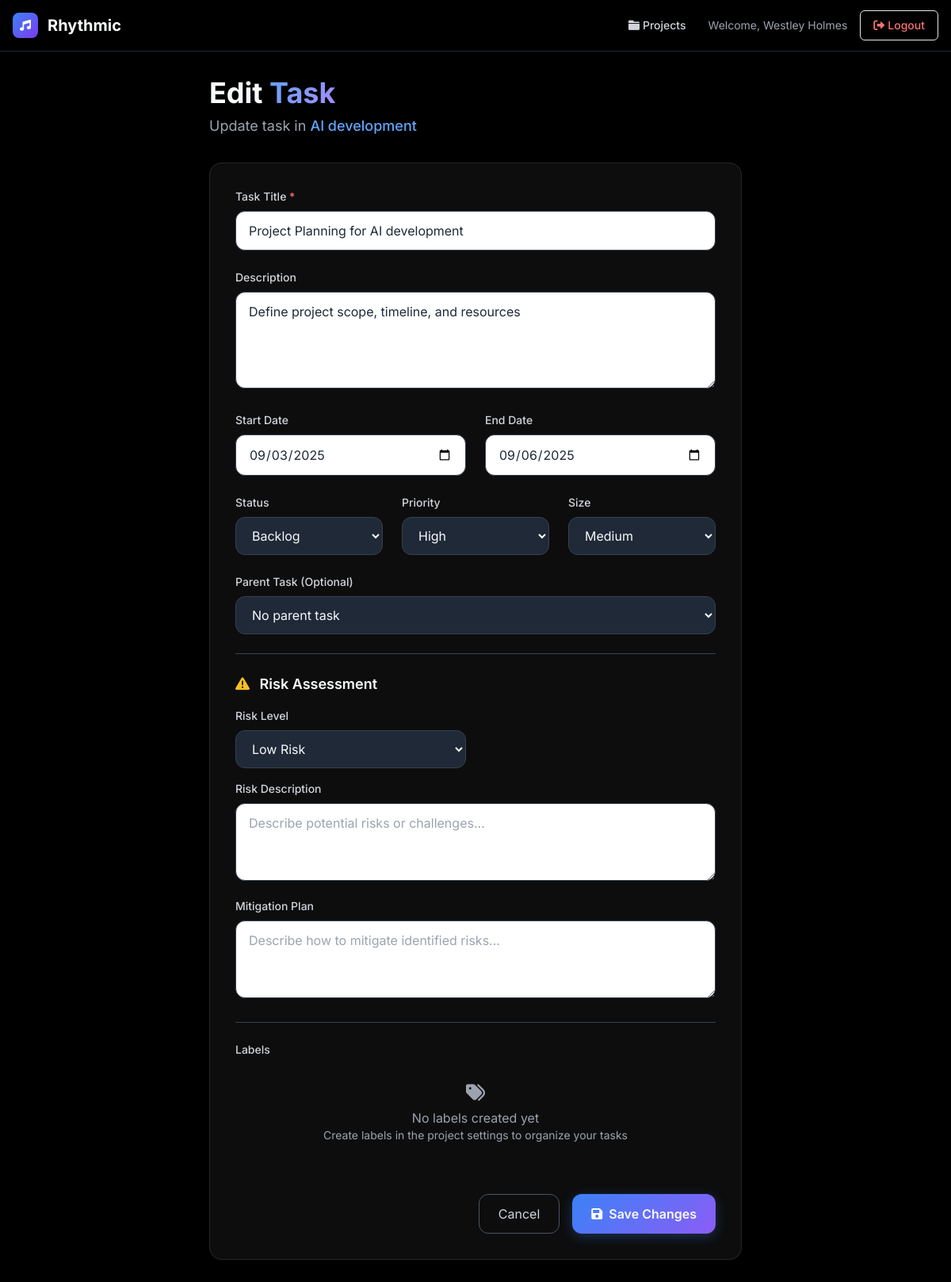
The page /projects/2/tasks/1/edit (signed in) on the database its author committed.
### app.py (models this page shows)
class User(UserMixin, db.Model):
    id = db.Column(db.Integer, primary_key=True)
    email = db.Column(db.String(120), unique=True, nullable=False)
    name = db.Column(db.String(100), nullable=False)
    password_hash = db.Column(db.String(128))
    provider = db.Column(db.String(50), default='local')  # 'local', 'google', 'microsoft'
    provider_id = db.Column(db.String(120))  # OAuth provider user ID
    avatar_url = db.Column(db.String(200))  # Profile picture URL
    created_at = db.Column(db.DateTime, default=datetime.utcnow)
    projects = db.relationship('Project', backref='owner', lazy=True)

class Project(db.Model):
    id = db.Column(db.Integer, primary_key=True)
    name = db.Column(db.String(200), nullable=False)
    description = db.Column(db.Text)
    owner_id = db.Column(db.Integer, db.ForeignKey('user.id'), nullable=False)
    created_at = db.Column(db.DateTime, default=datetime.utcnow)
    updated_at = db.Column(db.DateTime, default=datetime.utcnow, onupdate=datetime.utcnow)
    vision = db.Column(db.Text)
    problems = db.Column(db.Text)
    timeline = db.Column(db.Text)
    impact = db.Column(db.Text)
    goals = db.Column(db.Text)
    tasks = db.relationship('Task', backref='project', lazy=True, cascade='all, delete-orphan')

class Task(db.Model):
    id = db.Column(db.Integer, primary_key=True)
    title = db.Column(db.String(200), nullable=False)
    description = db.Column(db.Text)
    project_id = db.Column(db.Integer, db.ForeignKey('project.id'), nullable=False)
    owner_id = db.Column(db.Integer, db.ForeignKey('user.id'), nullable=False)
    start_date = db.Column(db.Date)
    end_date = db.Column(db.Date)
    status = db.Column(db.String(50), default='backlog')
    priority = db.Column(db.String(20), default='medium')
    size = db.Column(db.String(20), default='medium')
    parent_id = db.Column(db.Integer, db.ForeignKey('task.id'))
    sort_order = db.Column(db.Integer, default=0)  # For drag-and-drop reordering
    risk_level = db.Column(db.String(20), default='low')  # low, medium, high, critical
    risk_description = db.Column(db.Text)  # Description of potential risks
    mitigation_plan = db.Column(db.Text)  # Plan to mitigate identified risks
    is_expanded = db.Column(db.Boolean, default=True)  # For hierarchy view
    created_at = db.Column(db.DateTime, default=datetime.utcnow)
    updated_at = db.Column(db.DateTime, default=datetime.utcnow, onupdate=datetime.utcnow)
    owner = db.relationship('User', backref='tasks')
    children = db.relationship('Task', backref=db.backref('parent', remote_side=[id]), lazy=True)
    labels = db.relationship('Label', secondary='task_labels', back_populates='tasks')
    dependencies = db.relationship('TaskDependency', foreign_keys='TaskDependency.task_id', back_populates='task')
    dependents = db.relationship('TaskDependency', foreign_keys='TaskDependency.depends_on_id', back_populates='depends_on')

### app.py (the view, shortened to what this page needs)
@app.route('/projects/<int:project_id>/tasks/<int:task_id>/edit', methods=['GET', 'POST'])
@login_required
def edit_task(project_id, task_id):
    project = Project.query.get_or_404(project_id)
    task = Task.query.get_or_404(task_id)
    if project.owner_id != current_user.id or task.project_id != project_id:
        flash('Access denied')
        return redirect(url_for('projects'))
    tasks = Task.query.filter_by(project_id=project_id).filter(Task.id != task_id).all()
    labels = Label.query.filter_by(project_id=project_id).all()
    return render_template('edit_task.html', project=project, task=task, tasks=tasks, labels=labels)

### templates/edit_task.html (shortened to what this page needs)
{% extends "base.html" %}
{% block content %}
<div class="max-w-7xl mx-auto px-4 py-8">
    <div class="max-w-2xl mx-auto">
        <div class="mb-8">
            <h1 class="text-4xl font-bold text-white mb-2">
                Edit <span class="gradient-text">Task</span>
            </h1>
            <p class="text-gray-400 text-lg">Update task in <span class="text-blue-400 font-medium">{{ project.name }}</span></p>
        </div>
        <div class="glass rounded-2xl p-8">
            <form method="POST" class="space-y-6">
                <div>
                    <label for="title" class="block text-sm font-medium text-gray-300 mb-2">
                        Task Title <span class="text-red-400">*</span>
                    </label>
                    <input type="text" id="title" name="title" required value="{{ task.title }}"
                           class="w-full px-4 py-3 bg-gray-800/50 border border-gray-700 rounded-xl text-white placeholder-gray-400 focus:outline-none focus:ring-2 focus:ring-blue-500 focus:border-transparent transition-all duration-200"
                           placeholder="Enter task title">
                </div>
                <div>
                    <label for="description" class="block text-sm font-medium text-gray-300 mb-2">
                        Description
                    </label>
                    <textarea id="description" name="description" rows="4"
                              class="w-full px-4 py-3 bg-gray-800/50 border border-gray-700 rounded-xl text-white placeholder-gray-400 focus:outline-none focus:ring-2 focus:ring-blue-500 focus:border-transparent transition-all duration-200"
                              placeholder="Describe the task details...">{{ task.description or '' }}</textarea>
                </div>
                <div class="grid grid-cols-1 md:grid-cols-2 gap-6">
                    <div>
                        <label for="start_date" class="block text-sm font-medium text-gray-300 mb-2">
                            Start Date
                        </label>
                        <input type="date" id="start_date" name="start_date"
                               value="{{ task.start_date.strftime('%Y-%m-%d') if task.start_date else '' }}"
                               class="w-full px-4 py-3 bg-gray-800/50 border border-gray-700 rounded-xl text-white focus:outline-none focus:ring-2 focus:ring-blue-500 focus:border-transparent transition-all duration-200">
                    </div>
                    <div>
                        <label for="end_date" class="block text-sm font-medium text-gray-300 mb-2">
                            End Date
                        </label>
                        <input type="date" id="end_date" name="end_date"
                               value="{{ task.end_date.strftime('%Y-%m-%d') if task.end_date else '' }}"
                               class="w-full px-4 py-3 bg-gray-800/50 border border-gray-700 rounded-xl text-white focus:outline-none focus:ring-2 focus:ring-blue-500 focus:border-transparent transition-all duration-200">
                    </div>
                </div>
                <div class="grid grid-cols-1 md:grid-cols-3 gap-6">
                    <div>
                        <label for="status" class="block text-sm font-medium text-gray-300 mb-2">
                            Status
                        </label>
                        <select id="status" name="status"
                                class="w-full px-4 py-3 bg-gray-800/50 border border-gray-700 rounded-xl text-white focus:outline-none focus:ring-2 focus:ring-blue-500 focus:border-transparent transition-all duration-200">
                            <option value="backlog" {% if task.status == 'backlog' %}selected{% endif %}>Backlog</option>
                        </select>
                    </div>
                    <div>
                        <label for="priority" class="block text-sm font-medium text-gray-300 mb-2">
                            Priority
                        </label>
                        <select id="priority" name="priority"
                                class="w-full px-4 py-3 bg-gray-800/50 border border-gray-700 rounded-xl text-white focus:outline-none focus:ring-2 focus:ring-blue-500 focus:border-transparent transition-all duration-200">
                            <option value="high" {% if task.priority == 'high' %}selected{% endif %}>High</option>
                        </select>
                    </div>
                    <div>
                        <label for="size" class="block text-sm font-medium text-gray-300 mb-2">
                            Size
                        </label>
                        <select id="size" name="size"
                                class="w-full px-4 py-3 bg-gray-800/50 border border-gray-700 rounded-xl text-white focus:outline-none focus:ring-2 focus:ring-blue-500 focus:border-transparent transition-all duration-200">
                            <option value="medium" {% if task.size == 'medium' %}selected{% endif %}>Medium</option>
                        </select>
                    </div>
                </div>
                <div>
                    <label for="parent_id" class="block text-sm font-medium text-gray-300 mb-2">
                        Parent Task (Optional)
                    </label>
                    <select id="parent_id" name="parent_id"
                            class="w-full px-4 py-3 bg-gray-800/50 border border-gray-700 rounded-xl text-white focus:outline-none focus:ring-2 focus:ring-blue-500 focus:border-transparent transition-all duration-200">
                        <option value="">No parent task</option>
                    </select>
                </div>
                <div class="border-t border-gray-700 pt-6">
                    <h3 class="text-lg font-semibold text-white mb-4">
                        <i class="fas fa-exclamation-triangle mr-2 text-yellow-400"></i>
                        Risk Assessment
                    </h3>
                    <div class="grid grid-cols-1 md:grid-cols-2 gap-6">
                        <div>
                            <label for="risk_level" class="block text-sm font-medium text-gray-300 mb-2">
                                Risk Level
                            </label>
                            <select id="risk_level" name="risk_level"
                                    class="w-full px-4 py-3 bg-gray-800/50 border border-gray-700 rounded-xl text-white focus:outline-none focus:ring-2 focus:ring-blue-500 focus:border-transparent transition-all duration-200">
                                <option value="low" {% if task.risk_level == 'low' %}selected{% endif %}>Low Risk</option>
                            </select>
                        </div>
                    </div>
                    <div class="mt-4">
                        <label for="risk_description" class="block text-sm font-medium text-gray-300 mb-2">
                            Risk Description
                        </label>
                        <textarea id="risk_description" name="risk_description" rows="3"
                                  class="w-full px-4 py-3 bg-gray-800/50 border border-gray-700 rounded-xl text-white placeholder-gray-400 focus:outline-none focus:ring-2 focus:ring-blue-500 focus:border-transparent transition-all duration-200"
                                  placeholder="Describe potential risks or challenges...">{{ task.risk_description or '' }}</textarea>
                    </div>
                    <div class="mt-4">
                        <label for="mitigation_plan" class="block text-sm font-medium text-gray-300 mb-2">
                            Mitigation Plan
                        </label>
                        <textarea id="mitigation_plan" name="mitigation_plan" rows="3"
                                  class="w-full px-4 py-3 bg-gray-800/50 border border-gray-700 rounded-xl text-white placeholder-gray-400 focus:outline-none focus:ring-2 focus:ring-blue-500 focus:border-transparent transition-all duration-200"
                                  placeholder="Describe how to mitigate identified risks...">{{ task.mitigation_plan or '' }}</textarea>
                    </div>
                </div>
                <div class="border-t border-gray-700 pt-6">
                    <label class="block text-sm font-medium text-gray-300 mb-2">
                        Labels
                    </label>
                    <div class="space-y-3">
                        {% if labels %}
                            <div class="grid grid-cols-2 md:grid-cols-3 gap-3">
                                {% for label in labels %}
                                <label class="flex items-center space-x-3 p-3 bg-gray-800/30 border border-gray-700 rounded-xl hover:bg-gray-800/50 transition-all duration-200 cursor-pointer">
                                    <input type="checkbox" name="labels" value="{{ label.id }}"
                                           {% if label in task.labels %}checked{% endif %}
                                           class="rounded border-gray-600 text-blue-600 focus:ring-blue-500">
                                    <div class="flex items-center space-x-2">
                                        <i class="{{ label.icon }}" style="color: {{ label.color }}"></i>
                                        <span class="text-white text-sm">{{ label.name }}</span>
                                    </div>
                                </label>
                                {% endfor %}
                            </div>
                        {% else %}
                            <div class="text-center py-6 text-gray-400">
                                <i class="fas fa-tags text-2xl mb-2"></i>
                                <p>No labels created yet</p>
                                <p class="text-sm">Create labels in the project settings to organize your tasks</p>
                            </div>
                        {% endif %}
                    </div>
                </div>
                <div class="flex justify-end space-x-4 pt-4">
                    <a href="{{ url_for('view_project', id=project.id) }}" class="px-6 py-3 border border-gray-600 rounded-xl text-gray-300 hover:bg-gray-800/50 hover:text-white transition-all duration-200">
                        Cancel
                    </a>
                    <button type="submit" class="btn-primary text-white px-6 py-3 rounded-xl font-semibold inline-flex items-center shadow-lg">
                        <i class="fas fa-save mr-2"></i>Save Changes
                    </button>
                </div>
            </form>
        </div>
    </div>
</div>
{% endblock %}

### templates/base.html (shortened to what this page needs)
<!DOCTYPE html>
<html lang="en">
<head>
    <link href="https://cdn.jsdelivr.net/npm/tailwindcss@2.2.19/dist/tailwind.min.css" rel="stylesheet">
    <link href="https://cdnjs.cloudflare.com/ajax/libs/font-awesome/6.0.0/css/all.min.css" rel="stylesheet">
    <link rel="stylesheet" href="{{ url_for('static', filename='css/style.css') }}">
</head>
<body class="bg-black text-white font-inter antialiased">
    <nav class="bg-gray-900/80 backdrop-blur-md border-b border-gray-800 sticky top-0 z-50">
        <div class="max-w-7xl mx-auto px-4">
            <div class="flex justify-between h-16">
                <div class="flex items-center">
                    <a href="{{ url_for('projects') if current_user.is_authenticated else url_for('index') }}" class="flex items-center group">
                        <div class="w-8 h-8 bg-gradient-to-br from-blue-500 to-purple-600 rounded-lg flex items-center justify-center mr-3 group-hover:scale-110 transition-transform duration-200">
                            <i class="fas fa-music text-white text-sm"></i>
                        </div>
                        <span class="text-xl font-bold text-white">Rhythmic</span>
                    </a>
                </div>
                <div class="flex items-center space-x-4">
                    {% if current_user.is_authenticated %}
                        <a href="{{ url_for('projects') }}" class="text-gray-300 hover:text-white px-3 py-2 rounded-md text-sm font-medium transition-colors duration-200">
                            <i class="fas fa-folder mr-1"></i>Projects
                        </a>
                        <span class="text-gray-400 text-sm">Welcome, {{ current_user.name }}</span>
                        <a href="{{ url_for('logout') }}" class="bg-red-600/20 text-red-400 border border-red-600/30 px-4 py-2 rounded-md text-sm font-medium hover:bg-red-600/30 transition-all duration-200">
                            <i class="fas fa-sign-out-alt mr-1"></i>Logout
                        </a>
                    {% endif %}
                </div>
            </div>
        </div>
    </nav>
    <main class="min-h-screen">
        {% block content %}{% endblock %}
    </main>
</body>
</html>

### rows shown on the page
User: name "Westley Holmes"
Project: name "AI development"
Task: title "Project Planning for AI development", description "Define project scope, timeline, and resources", start_date "09/03/2025", end_date "09/06/2025", status "Backlog", priority "High", size "Medium", risk_level "Low Risk"
